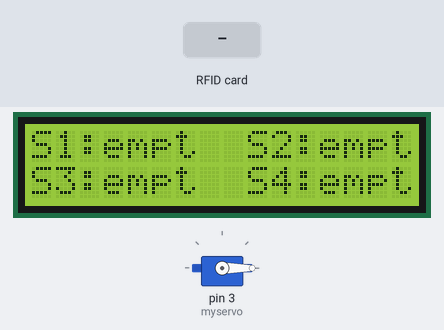
The sketch below on a simulated Arduino Uno, built with avr-gcc and run on an emulated ATmega328P. Shown: servo, 16×2 character LCD. Wiring (inferred from the names in the program): 4 × IR receiver: data pin 5 / data pin 6 / data pin 7 / data pin 8. Inputs (shaded band) come from the test bench. What the sketch prints to the serial monitor is not drawn.

Above: at 3.3 s.
3.4 s: RFID card 14 C3 57 A7 held to the reader
At 4.0 s:
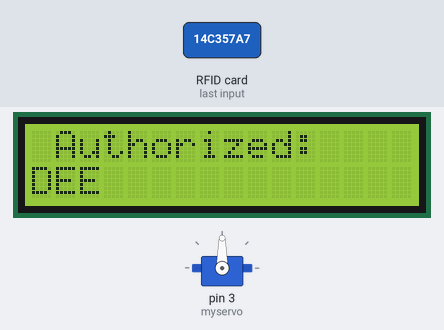
At 6.7 s:
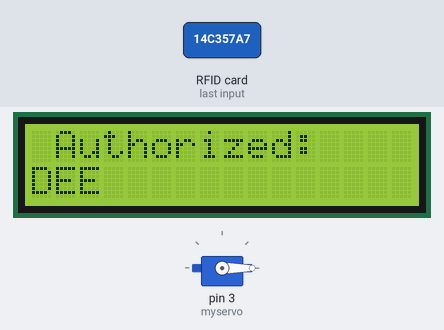
Timing chart, 0 to 8.2 s (numbered marks = the images above; inputs shaded):
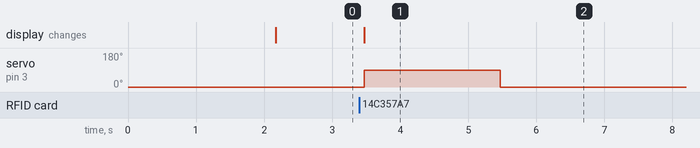

The sketch:

projectEdit4.ino
```cpp
#include <Servo.h>
#include <Wire.h>
#include <LiquidCrystal_I2C.h>
#include <MFRC522.h>
#include <SPI.h>

LiquidCrystal_I2C lcd(0x27, 16, 2);
Servo myservo;
#define SS_PIN 10
#define RST_PIN 9
MFRC522 mfrc522(SS_PIN, RST_PIN);

#define ir_enter 2
#define ir_back  4
#define ir_car1 5
#define ir_car2 6
#define ir_car3 7
#define ir_car4 8

int S1 = 0, S2 = 0, S3 = 0, S4 = 0;
int slot = 4;

// Function to map RFID UIDs to names
String getCardHolderName(String uid) {
  if (uid == "14C357A7") {
    return "DEE";
  } else if (uid == "3323A9E4") {
    return "HARSHA";
  } else if (uid == "13F224E4") {
    return "LOL";
  } else {
    return "Unauthorised";
  }
}

void setup() {
  Serial.begin(9600);

  pinMode(ir_car1, INPUT);
  pinMode(ir_car2, INPUT);
  pinMode(ir_car3, INPUT);
  pinMode(ir_car4, INPUT);
  pinMode(ir_enter, INPUT);
  pinMode(ir_back, INPUT);

  myservo.attach(3);
  myservo.write(0);

  SPI.begin();      // Initiate  SPI bus
  mfrc522.PCD_Init();
  lcd.init();
  lcd.backlight();
  lcd.setCursor(0, 0);
  lcd.print("Car  parking");
  lcd.setCursor(0, 1);
  lcd.print(" System ");
  delay(2000);
  lcd.clear();

  Read_Sensor();
  Serial.println("CLEARDATA");
  Serial.println("LABEL,Time,UID,Name,Status");

  lcd.setCursor(0, 0);
  int total = S1 + S2 + S3 + S4;
  slot = slot - total;
}

void loop() {
  Read_Sensor();
  lcd.clear();
  lcd.setCursor(0, 0);
  if (S1 == 1) {
    lcd.print("S1:full");
  } else {
    lcd.print("S1:empt");
  }
  lcd.setCursor(9, 0);
  if (S2 == 1) {
    lcd.print("S2:full");
  } else {
    lcd.print("S2:empt");
  }
  lcd.setCursor(0, 1);
  if (S3 == 1) {
    lcd.print("S3:full");
  } else {
    lcd.print("S3:empt");
  }
  lcd.setCursor(9, 1);
  if (S4 == 1) {
    lcd.print("S4:full");
  } else {
    lcd.print("S4:empt");
  }

  // Check if all parking spots are occupied
  if (S1 == 1 && S2 == 1 && S3 == 1 && S4 == 1) {
    lcd.clear();
    lcd.println("  All slots ");
    lcd.setCursor(0, 1);
    lcd.println("  occupied");
  } else {
    // Look for new cards
    if (!mfrc522.PICC_IsNewCardPresent()) {
      return;
    }
    // Select one of the cards
    if (!mfrc522.PICC_ReadCardSerial()) {
      return;
    }

    // Show UID on serial monitor
    Serial.print("UID tag :");
    String content = "";
    for (byte i = 0; i < mfrc522.uid.size; i++) {
      Serial.print(mfrc522.uid.uidByte[i] < 0x10 ? " 0" : " ");
      Serial.print(mfrc522.uid.uidByte[i], HEX);
      content.concat(String(mfrc522.uid.uidByte[i] < 0x10 ? " 0" : " "));
      content.concat(String(mfrc522.uid.uidByte[i], HEX));
    }
    Serial.println();
    Serial.print("Message : ");
    content.toUpperCase();

    // Capture the UID in a continuous format without spaces
    String shortUID = "";
    for (byte i = 0; i < mfrc522.uid.size; i++) {
      if (mfrc522.uid.uidByte[i] < 0x10) shortUID += "0";  // Add leading zero if necessary
      shortUID += String(mfrc522.uid.uidByte[i], HEX);
    }
    shortUID.toUpperCase();  // Ensure the UID is in uppercase

    // Print UID for debugging
    Serial.print("UID content: ");
    Serial.println(shortUID);

    // Get the card holder's name
    String cardHolderName = getCardHolderName(shortUID);

    // Print the name for debugging
    Serial.print("Card holder's name: ");
    Serial.println(cardHolderName);

    // Display on LCD
    lcd.clear();
    if (cardHolderName == "Unauthorised") {
      lcd.setCursor(0, 0);
      lcd.print(" Access denied");
    } else {
      lcd.setCursor(0, 0);
      lcd.print(" Authorized:");
      lcd.setCursor(0, 1);
      lcd.print(cardHolderName);
    }

    // Perform action based on authorization
    if (cardHolderName != "Unauthorised") {
      // Open the servo
      myservo.write(90);
      delay(2000);
      // Close the servo
      myservo.write(0);
      delay(2000);
    }

    // Log data to serial monitor
    Serial.print("DATA,");
    Serial.print("TIME,");
    Serial.print(shortUID);
    Serial.print(",");
    Serial.print(cardHolderName);
    Serial.print(",");
    Serial.println(cardHolderName == "Unauthorised" ? "Denied" : "Entry");
  }

  delay(2000);  // Delay before looking for next card
}
void Read_Sensor() {
  S1 = 0, S2 = 0, S3 = 0, S4 = 0;
  if (digitalRead(ir_car1) == 0) {
    S1 = 1;
  }
  if (digitalRead(ir_car2) == 0) {
    S2 = 1;
  }
  if (digitalRead(ir_car3) == 0) {
    S3 = 1;
  }
  if (digitalRead(ir_car4) == 0) {
    S4 = 1;
  }
}
```

Measured:
- after the input at 3.4 s, servo on pin 3 (myservo): 0° → 90° after 0.07 s, → 0° 2.0 s later; the display: changes after 0.07 s (image 1)
